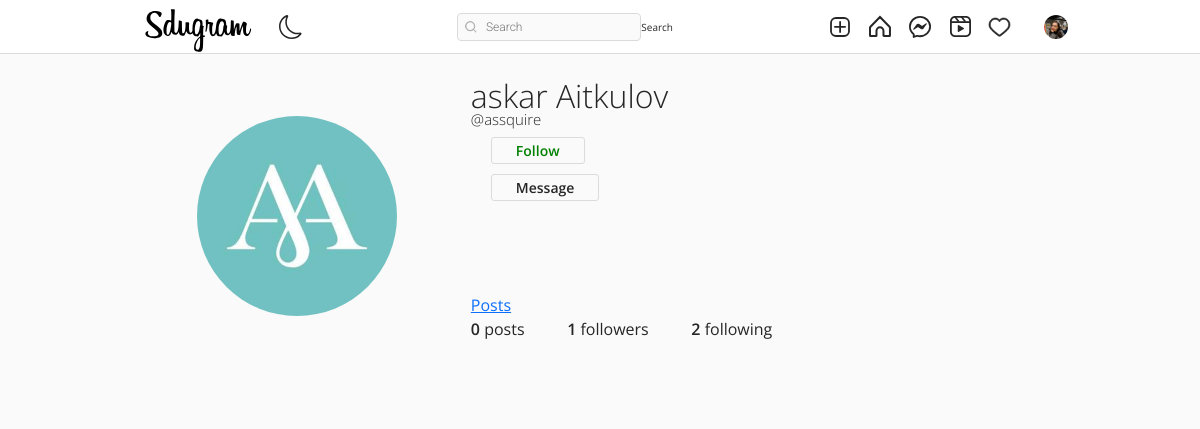
Page /assquire/ (signed in) on the earlier database version.
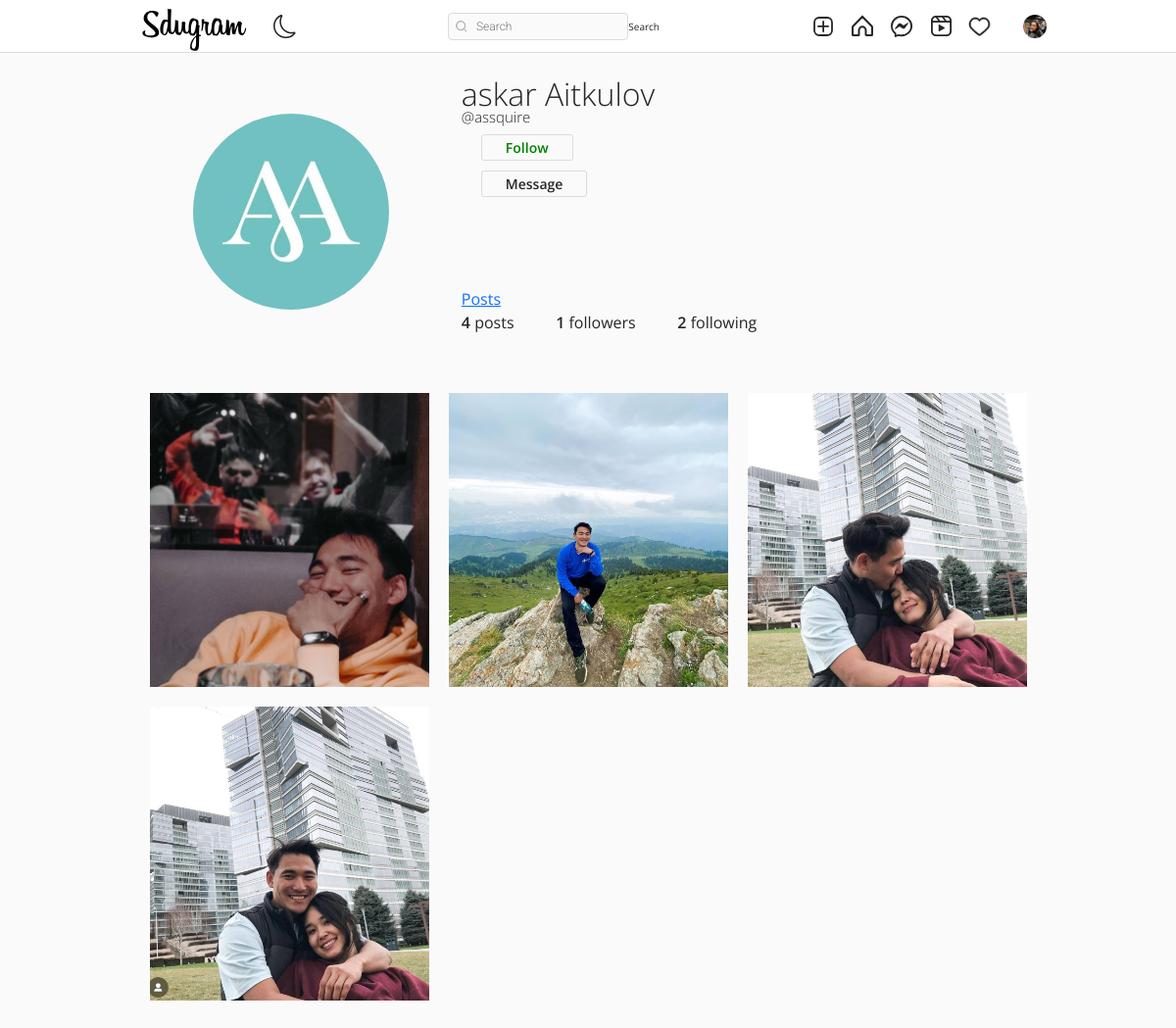
Same page on the later database version.
### authy/models.py (models this page shows, shortened)
class Profile(models.Model):
    user = models.OneToOneField(User, related_name='profile', on_delete=models.CASCADE)
    image = models.ImageField(upload_to="profile_pciture", null=True, default="default.jpg")
    first_name = models.CharField(max_length=200, null=True, blank=True)
    last_name = models.CharField(max_length=200, null=True, blank=True)
    bio = models.CharField(max_length=200, null=True, blank=True)
    location = models.CharField(max_length=200, null=True, blank=True)
    url = models.URLField(max_length=200, null=True, blank=True)
    favourite = models.ManyToManyField(Post, blank=True)

### post/models.py (models this page shows)
class Post(models.Model):
    id = models.UUIDField(primary_key=True, default=uuid.uuid4, editable=False)
    picture = models.ImageField(upload_to=user_directory_path, verbose_name="Picture")
    caption = models.CharField(max_length=10000, verbose_name="Caption")
    posted = models.DateField(auto_now_add=True)
    tags = models.ManyToManyField(Tag, related_name="tags")
    user = models.ForeignKey(User, on_delete=models.CASCADE)
    likes = models.IntegerField(default=0)
    def get_absolute_url(self):
        return reverse("post-details", args=[str(self.id)])

### authy/views.py (the view)
# urls.py: path('<username>/', UserProfile, name='profile'),
def UserProfile(request, username):
    Profile.objects.get_or_create(user=request.user)
    user = get_object_or_404(User, username=username)
    profile = Profile.objects.get(user=user)
    url_name = resolve(request.path).url_name
    posts = Post.objects.filter(user=user).order_by('-posted')
    if url_name == 'profile':
        posts = Post.objects.filter(user=user).order_by('-posted')
    else:
        posts = profile.favourite.all()
    posts_count = Post.objects.filter(user=user).count()
    following_count = Follow.objects.filter(follower=user).count()
    followers_count = Follow.objects.filter(following=user).count()
    follow_status = Follow.objects.filter(following=user, follower=request.user).exists()
    paginator = Paginator(posts, 8)
    page_number = request.GET.get('page')
    posts_paginator = paginator.get_page(page_number)
    context = {
        'posts': posts,
        'profile':profile,
        'posts_count':posts_count,
        'following_count':following_count,
        'followers_count':followers_count,
        'posts_paginator':posts_paginator,
        'follow_status':follow_status,
    }
    return render(request, 'profile.html', context)

### templates/profile.html (shortened to what this page needs)
{% extends 'base.html' %}
{% load static %}
{% block content %}
<!DOCTYPE html>
<html lang="en">
<head>
    <link rel="stylesheet" href="{% static 'assets3/css/reset.css' %}">
    <link rel="stylesheet" href="{% static 'assets3/css/styles.css' %}">
    <link rel="stylesheet" href="https://use.fontawesome.com/releases/v5.2.0/css/all.css">
</head>
<body>
    <header>
        <br><br><br>
        <div class="container">
            <div class="profile">
                <div class="profile-image">
                    <img src="{{profile.image.url}}" alt="" style="width: 200px; height: 200px;">
                </div>
                <div class="profile-user-settings">
                        {% if profile.first_name %}
                        <h6 class="profile-user-name">{{profile.first_name}} {{profile.last_name}}</h6> <br>
                        {% endif %}
                        <h5 style="font-size: 15px;" class="profile-user-name">@{{profile.user.username}}</h5>
                        <br><br>
                        {% if request.user.is_authenticated and request.user != profile.user %}
                            {% if follow_status == True %}
                                <a href="{% url 'follow' profile.user 0 %}" class="btn profile-edit-btn" style="color: red;">Unfollow</a> <br><br>
                            {% else %}
                                <a href="{% url 'follow' profile.user 1 %}" class="btn profile-edit-btn" style="color: green;">Follow</a> <br><br>
                            {% endif %}
                        {% endif %}
                        {% if request.user.is_authenticated and request.user != profile.user %}
                                <a href="{% url 'conversation' profile.user  %}" class="btn profile-edit-btn">Message</a> <br><br>
                        {% endif %}
                        <br>
                </div>
                <div class="profile-bio">
                    <br>
                    <br><br>
                    <div class="profile-user-settings">
                        <a  href="{% url 'profile' profile.user %}"  class="btns profiele-edit-btn">Posts</a>
                    </div>
                </div>
                <div class="profile-stats">
                    <ul>
                        <li><span class="profile-stat-count">{{posts_count}}</span> posts</li>
                        <li><span class="profile-stat-count">{{followers_count}}</span> followers</li>
                        <li><span class="profile-stat-count">{{following_count}}</span> following</li>
                    </ul>
                    <br>
                </div>
            </div>
        </div>
    </header>
    <main>
        <div class="container">
            <div class="gallery">
                {% for post in posts %}
                <a href="{{post.get_absolute_url}}"><div class="gallery-item" tabindex="0">
                    <img src="{{ post.picture.url }}" class="gallery-image" alt="" style="width: 500px; height: 300px; object-fit: cover;">
                </div></a>
                {% endfor %}
            </div>
        </div>
    </main>
    {% endblock content %}

### templates/base.html (shortened to what this page needs)
{% load static %}
<!DOCTYPE html>
<html lang="en">
<head>
    <link rel="stylesheet" href="https://cdn.jsdelivr.net/npm/bootstrap-icons@1.8.1/font/bootstrap-icons.css">
    <link href="https://cdn.jsdelivr.net/npm/bootstrap@5.1.3/dist/css/bootstrap.min.css" rel="stylesheet">
    <link rel="stylesheet" type="text/css" href="{% static 'assets1/style.css' %}">
</head>
<body>
    <header class="header">
        <nav class="header__content">
            <div class="header__buttons">
                <a href="{% url 'index' %}" class="header__home">
                    <!DOCTYPE svg PUBLIC "-//W3C//DTD SVG 20010904//EN"
                     "http://www.w3.org/TR/2001/REC-SVG-20010904/DTD/svg10.dtd">
                </a>
                <button class="header__theme-button" title="Toggle Theme">
                </button>
            </div>
            <form action="{% url 'search-users' %}" method="GET">
                <div class="header__search">
                    <input type="text" placeholder="Search" name="q" value="{{ request.GET.q }}">
                    <button class="btn btn-primary" type="submit">Search</button>
                </div>
            </form>
            <div class="header__buttons header__buttons--desktop">
                <a href="{% url 'newpost' %}">
                </a>
                <a href="{% url 'index' %}">
                </a>
                <a href="{% url 'message' %}">
                </a>
                <a href="#">
                </a>
                <span>
                    <a href="{% url 'show-notification' %}">
                    </a>
                </span>
                <a href="">
                    <button class="profile-button">
                        <a href="{% url 'profile' request.user %}">
                            <div class="profile-button__picture">
                                <img src="{{request.user.profile.image.url}}" alt="User Picture">
                            </div>
                        </a>
                    </button>
                </a>
            </div>
        </nav>
    </header>
    {% block content %}
    {% endblock content %}
</body>
</html>

### static/assets1/style.css (style rules this page uses)
*, *::after, *::before { box-sizing: border-box; margin: 0; padding: 0; }
*, button, input, select, textarea { font-family: 'Roboto', sans-serif; }
:root { --primary: hsl(0, 0%, 100%); --secondary: hsl(0, 0%, 98%); --border: hsl(0, 0%, 86%); --story-border: hsl(0, 0%, 78%); --img-border: hsla(0, 0%, 0%, 0.1); --text-dark: hsl(0, 0%, 15%); --text-light: hsl(0, 0%, 60%); --like: hsl(355, 82%, 61%); --link: hsl(204, 100%, 48%); --header-height: 44px; --nav-height: 44px; }
body { min-height: 100vh; display: flex; flex-direction: column; overflow-y: auto; }
svg { display: block; }
img { max-width: 100%; }
.header { width: 100%; height: var(--header-height); background-color: var(--primary); display: flex; justify-content: center; position: fixed; top: 0; left: 0; z-index: 2; }
.header::after { content: ''; position: absolute; bottom: 0; width: 100%; height: 1px; background-color: var(--border); }
.header__content { width: 100%; max-width: 975px; padding: 0 14px; display: flex; justify-content: space-between; align-items: center; }
.header__home { margin-top: 5px; }
.header__theme-button { background-color: transparent; border: none; cursor: pointer; }
.header__theme-button-moon { display: unset; }
.header__search { width: 216px; height: 28px; display: none; align-items: center; position: relative; }
.header__search svg { width: 12px; height: 12px; position: absolute; left: 8px; }
.header__search input { width: 100%; height: 100%; background-color: var(--secondary); padding: 4px 10px 4px 28px; border: 1px solid var(--border); border-radius: 4px; outline: none; font-size: 12px; font-weight: 300; text-decoration: none; color: var(--text-light); text-overflow: ellipsis; overflow: hidden; white-space: nowrap; }
.header__buttons { display: flex; align-items: center; gap: 16px; }
.profile-button { background-color: transparent; border: none; outline: none; cursor: pointer; position: relative; }
.profile-button__picture { width: 24px; height: 24px; border-radius: 50%; overflow: hidden; position: relative; }
.profile-button__picture::after { content: ''; position: absolute; top: 0; bottom: 0; left: 0; right: 0; border: 1px solid var(--img-border); border-radius: 50%; }
@media (min-width: 768px) { :root { --header-height: 54px; --nav-height: 0px; } }
@media (min-width: 768px) { .header__content { padding: 0 20px; } }
@media (min-width: 768px) { .header__search { display: flex; } }

### static/assets3/css/styles.css (style rules this page uses)
:root { font-size: 10px; }
*, *::before, *::after { box-sizing: border-box; }
body { font-family: "Open Sans", Arial, sans-serif; min-height: 100vh; background-color: #fafafa; color: #262626; padding-bottom: 3rem; }
img { display: block; }
.container { max-width: 93.5rem; margin: 0 auto; padding: 0 2rem; }
.btn { display: inline-block; font: inherit; background: none; border: none; color: inherit; padding: 0; cursor: pointer; }
.profile { padding: 5rem 0; }
.profile::after { content: ""; display: block; clear: both; }
.profile-image { float: left; width: calc(33.333% - 1rem); display: flex; justify-content: center; align-items: center; margin-right: 3rem; }
.profile-image img { border-radius: 50%; }
.profile-user-settings, .profile-stats, .profile-bio { float: left; width: calc(66.666% - 2rem); }
.profile-user-settings { margin-top: 1.1rem; }
.profile-user-name { display: inline-block; font-size: 3.2rem; font-weight: 300; }
.profile-edit-btn { font-size: 1.4rem; line-height: 1.8; border: 0.1rem solid #dbdbdb; border-radius: 0.3rem; padding: 0 2.4rem; margin-left: 2rem; }
.profile-stats { margin-top: 2.3rem; }
.profile-stats li { display: inline-block; font-size: 1.6rem; line-height: 1.5; margin-right: 4rem; cursor: pointer; }
.profile-stats li:last-of-type { margin-right: 0; }
.profile-bio { font-size: 1.6rem; font-weight: 400; line-height: 1.5; margin-top: 2.3rem; }
.profile-real-name, .profile-stat-count, .profile-edit-btn { font-weight: 600; }
.gallery { display: flex; flex-wrap: wrap; margin: -1rem -1rem; padding-bottom: 3rem; }
.gallery-item { position: relative; flex: 1 0 22rem; margin: 1rem; color: #fff; cursor: pointer; }
.gallery-image { width: 100%; height: 100%; object-fit: cover; }

Differences in the rows shown:
added Post: picture (picture)
added Post: picture (picture)
added Post: picture (picture)
added Post: picture (picture)
Other differences:
{{ posts_count }}: "0" → "4"
